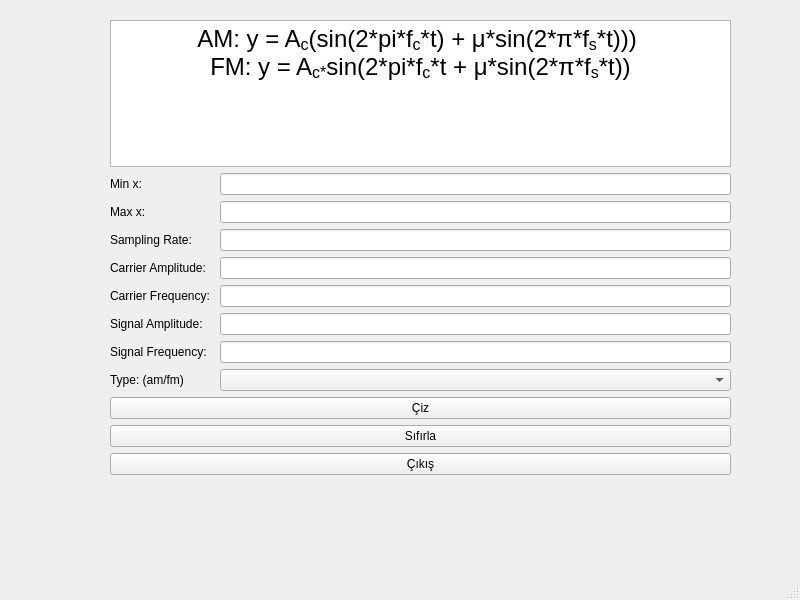
<?xml version="1.0" encoding="UTF-8"?>
<ui version="4.0">
 <class>MainWindow</class>
 <widget class="QMainWindow" name="MainWindow">
  <property name="geometry">
   <rect>
    <x>0</x>
    <y>0</y>
    <width>800</width>
    <height>600</height>
   </rect>
  </property>
  <property name="windowTitle">
   <string>Modulation</string>
  </property>
  <property name="windowIcon">
   <iconset>
    <normaloff>icon.png</normaloff>icon.png</iconset>
  </property>
  <widget class="QWidget" name="centralwidget">
   <widget class="QWidget" name="gridLayoutWidget">
    <property name="geometry">
     <rect>
      <x>110</x>
      <y>20</y>
      <width>621</width>
      <height>455</height>
     </rect>
    </property>
    <layout class="QGridLayout" name="gridLayout">
     <item row="3" column="1">
      <widget class="QLineEdit" name="txt_fs"/>
     </item>
     <item row="5" column="1">
      <widget class="QLineEdit" name="txt_car_freq"/>
     </item>
     <item row="1" column="0">
      <widget class="QLabel" name="label_2">
       <property name="enabled">
        <bool>true</bool>
       </property>
       <property name="text">
        <string>Min x:</string>
       </property>
      </widget>
     </item>
     <item row="1" column="1">
      <widget class="QLineEdit" name="txt_scl_min"/>
     </item>
     <item row="13" column="0" colspan="2">
      <widget class="QPushButton" name="bt_sifirla">
       <property name="text">
        <string>Sıfırla</string>
       </property>
      </widget>
     </item>
     <item row="3" column="0">
      <widget class="QLabel" name="label">
       <property name="text">
        <string>Sampling Rate:</string>
       </property>
      </widget>
     </item>
     <item row="6" column="0">
      <widget class="QLabel" name="label_7">
       <property name="enabled">
        <bool>true</bool>
       </property>
       <property name="text">
        <string>Signal Amplitude:</string>
       </property>
      </widget>
     </item>
     <item row="0" column="0" colspan="2">
      <widget class="QTextBrowser" name="textBrowser">
       <property name="html">
        <string>&lt;!DOCTYPE HTML PUBLIC &quot;-//W3C//DTD HTML 4.0//EN&quot; &quot;http://www.w3.org/TR/REC-html40/strict.dtd&quot;&gt;
&lt;html&gt;&lt;head&gt;&lt;meta name=&quot;qrichtext&quot; content=&quot;1&quot; /&gt;&lt;style type=&quot;text/css&quot;&gt;
p, li { white-space: pre-wrap; }
&lt;/style&gt;&lt;/head&gt;&lt;body style=&quot; font-family:'MS Shell Dlg 2'; font-size:7.8pt; font-weight:400; font-style:normal;&quot;&gt;
&lt;p align=&quot;center&quot; style=&quot; margin-top:0px; margin-bottom:0px; margin-left:0px; margin-right:0px; -qt-block-indent:0; text-indent:0px;&quot;&gt;&lt;span style=&quot; font-size:18pt;&quot;&gt;AM: y = A&lt;/span&gt;&lt;span style=&quot; font-size:18pt; vertical-align:sub;&quot;&gt;c&lt;/span&gt;&lt;span style=&quot; font-size:18pt;&quot;&gt;(sin(2*pi*f&lt;/span&gt;&lt;span style=&quot; font-size:18pt; vertical-align:sub;&quot;&gt;c&lt;/span&gt;&lt;span style=&quot; font-size:18pt;&quot;&gt;*t) + &lt;/span&gt;&lt;span style=&quot; font-family:'MathJax_Math-italic'; font-size:18pt; color:#000000; background-color:#ffffff;&quot;&gt;μ*&lt;/span&gt;&lt;span style=&quot; font-size:18pt;&quot;&gt;sin(2*&lt;/span&gt;&lt;span style=&quot; font-family:'MathJax_Math-italic'; font-size:18pt; color:#000000; background-color:#ffffff;&quot;&gt;π&lt;/span&gt;&lt;span style=&quot; font-size:18pt;&quot;&gt;*f&lt;/span&gt;&lt;span style=&quot; font-size:18pt; vertical-align:sub;&quot;&gt;s&lt;/span&gt;&lt;span style=&quot; font-size:18pt;&quot;&gt;*t))) &lt;/span&gt;&lt;/p&gt;
&lt;p align=&quot;center&quot; style=&quot; margin-top:0px; margin-bottom:0px; margin-left:0px; margin-right:0px; -qt-block-indent:0; text-indent:0px;&quot;&gt;&lt;span style=&quot; font-size:18pt;&quot;&gt;FM: y = A&lt;/span&gt;&lt;span style=&quot; font-size:18pt; vertical-align:sub;&quot;&gt;c*&lt;/span&gt;&lt;span style=&quot; font-size:18pt;&quot;&gt;sin(2*pi*f&lt;/span&gt;&lt;span style=&quot; font-size:18pt; vertical-align:sub;&quot;&gt;c&lt;/span&gt;&lt;span style=&quot; font-size:18pt;&quot;&gt;*t + &lt;/span&gt;&lt;span style=&quot; font-family:'MathJax_Math-italic'; font-size:18pt; color:#000000; background-color:#ffffff;&quot;&gt;μ*&lt;/span&gt;&lt;span style=&quot; font-size:18pt;&quot;&gt;sin(2*&lt;/span&gt;&lt;span style=&quot; font-family:'MathJax_Math-italic'; font-size:18pt; color:#000000; background-color:#ffffff;&quot;&gt;π&lt;/span&gt;&lt;span style=&quot; font-size:18pt;&quot;&gt;*f&lt;/span&gt;&lt;span style=&quot; font-size:18pt; vertical-align:sub;&quot;&gt;s&lt;/span&gt;&lt;span style=&quot; font-size:18pt;&quot;&gt;*t))&lt;/span&gt;&lt;/p&gt;&lt;/body&gt;&lt;/html&gt;</string>
       </property>
      </widget>
     </item>
     <item row="2" column="0">
      <widget class="QLabel" name="label_3">
       <property name="enabled">
        <bool>true</bool>
       </property>
       <property name="text">
        <string>Max x:</string>
       </property>
      </widget>
     </item>
     <item row="5" column="0">
      <widget class="QLabel" name="label_5">
       <property name="enabled">
        <bool>true</bool>
       </property>
       <property name="text">
        <string>Carrier Frequency: </string>
       </property>
      </widget>
     </item>
     <item row="12" column="0" colspan="2">
      <widget class="QPushButton" name="bt_ciz">
       <property name="text">
        <string>Çiz</string>
       </property>
      </widget>
     </item>
     <item row="8" column="0">
      <widget class="QLabel" name="label_8">
       <property name="text">
        <string>Type: (am/fm)</string>
       </property>
      </widget>
     </item>
     <item row="7" column="0">
      <widget class="QLabel" name="label_6">
       <property name="enabled">
        <bool>true</bool>
       </property>
       <property name="text">
        <string>Signal Frequency: </string>
       </property>
      </widget>
     </item>
     <item row="14" column="0" colspan="2">
      <widget class="QPushButton" name="bt_cikis">
       <property name="text">
        <string>Çıkış</string>
       </property>
      </widget>
     </item>
     <item row="4" column="1">
      <widget class="QLineEdit" name="txt_car_amp"/>
     </item>
     <item row="7" column="1">
      <widget class="QLineEdit" name="txt_sig_freq"/>
     </item>
     <item row="2" column="1">
      <widget class="QLineEdit" name="txt_scl_max"/>
     </item>
     <item row="4" column="0">
      <widget class="QLabel" name="label_4">
       <property name="enabled">
        <bool>true</bool>
       </property>
       <property name="text">
        <string>Carrier Amplitude:</string>
       </property>
      </widget>
     </item>
     <item row="6" column="1">
      <widget class="QLineEdit" name="txt_sig_amp"/>
     </item>
     <item row="8" column="1">
      <widget class="QComboBox" name="comboBox"/>
     </item>
    </layout>
    <zorder>txt_car_freq</zorder>
    <zorder>bt_cikis</zorder>
    <zorder>bt_ciz</zorder>
    <zorder>label_3</zorder>
    <zorder>label_2</zorder>
    <zorder>txt_car_amp</zorder>
    <zorder>label_5</zorder>
    <zorder>txt_scl_max</zorder>
    <zorder>label_4</zorder>
    <zorder>bt_sifirla</zorder>
    <zorder>textBrowser</zorder>
    <zorder>txt_scl_min</zorder>
    <zorder>label</zorder>
    <zorder>txt_fs</zorder>
    <zorder>txt_sig_amp</zorder>
    <zorder>txt_sig_freq</zorder>
    <zorder>label_6</zorder>
    <zorder>label_7</zorder>
    <zorder>label_8</zorder>
    <zorder>comboBox</zorder>
   </widget>
  </widget>
  <widget class="QMenuBar" name="menubar">
   <property name="geometry">
    <rect>
     <x>0</x>
     <y>0</y>
     <width>800</width>
     <height>26</height>
    </rect>
   </property>
  </widget>
  <widget class="QStatusBar" name="statusbar"/>
 </widget>
 <resources/>
 <connections/>
</ui>
